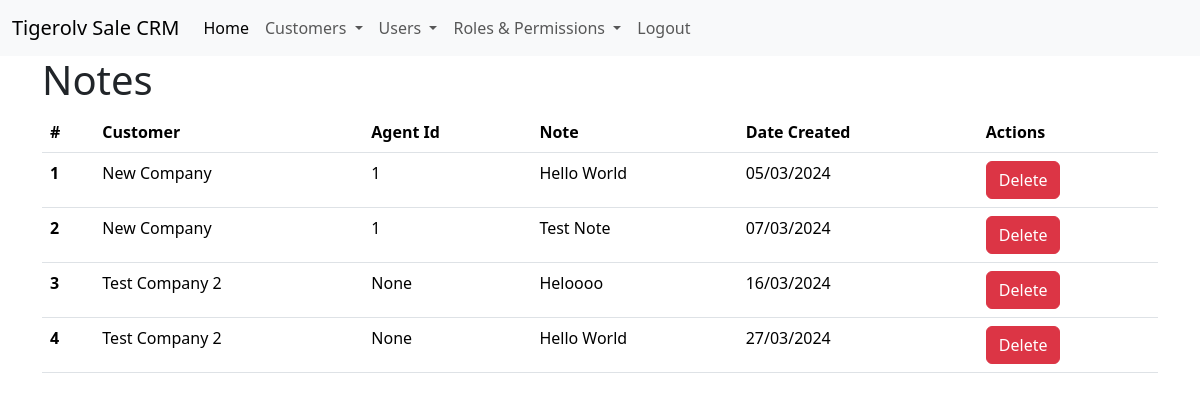
Screenshot of /customer/notes (signed in) with the database file from the repository.
### app/models.py (models this page shows, shortened)
class Note(db.Model):
    __tablename__ = 'note'
    NoteId = db.Column(db.Integer,primary_key=True)
    CustomerId = db.Column(db.Integer,db.ForeignKey('customer.CustomerId'))
    AgentId = db.Column(db.Integer,db.ForeignKey('user.UserId'))
    Note = db.Column(db.String(2000))
    DateCreated = db.Column(db.DateTime, default=datetime.now)

class Customer(db.Model):
    __tablename__ = 'customer'
    CustomerId = db.Column(db.Integer,primary_key=True)
    ProductId = db.Column(db.Integer)
    Name = db.Column(db.String(128))
    Description = db.Column(db.String(5000))
    Status = db.Column(db.String(64))
    ContactName = db.Column(db.String(128))
    ContactEmail = db.Column(db.String(128))
    ContactPhone = db.Column(db.String(64))
    AgentId = db.Column(db.Integer,db.ForeignKey('user.UserId'))
    DateCreated = db.Column(db.DateTime , default=datetime.utcnow)
    notes = db.relationship('Note',backref='customer',lazy='dynamic')

### app/main/views.py (the view)
@main.route('/customer/notes', methods=['GET'])
@login_required
@permission_required(Permission.VIEW)
def view_notes():
    try:
        logging.info('Rendering notes page')
        notes = Note.query.all()
        logging.info('Notes page rendered')
        return render_template('notes.html', notes=notes)
    except:
        logging.error('Issue rendering notes page')
        return render_template('error.html',message= 'There was an issue rendering notes page')

### app/auth/views.py (called while the page is built)
@auth.before_app_request
def before_request():
    if current_user.is_authenticated:
        if not current_user.Confirmed \
                and request.blueprint != 'auth' \
                and request.endpoint != 'static':
            return redirect(url_for('auth.unconfirmed'))

### app/models.py (called while the page is built)
    @login_manager.user_loader
    def load_user(user_id):
        return User.query.get(int(user_id))

    def can(self,permissions):
        return self.Role is not None and (self.Role & permissions) == permissions

### app/templates/notes.html
{% extends 'base.html' %}
{% block body %}
<div class="container">
    <div class="row">
        <div class="col-md-12">
            <h1>Notes</h1>
            <table class="table">
                <thead>
                    <tr>
                        <th scope="col">#</th>
                        <th scope="col">Customer</th>
                        <th scope="col">Agent Id</th>
                        <th scope="col">Note</th>
                        <th scope="col">Date Created</th>
                        <th scope="col">Actions</th>
                    </tr>
                </thead>
                <tbody>
                    {% for note in notes %}
                    <tr>
                        <th scope="row">{{ note.NoteId }}</th>
                        <td>{{ note.customer.Name }}</td>
                        <td>{{ note.AgentId }}</td>
                        <td>{{ note.Note }}</td>
                        <td>{{ note.DateCreated.strftime('%d/%m/%Y') }}</td>
                        <td>
                            <a href="/customer/note/delete/{{ note.NoteId }}" class="btn btn-danger">Delete</a>
                        </td>
                    </tr>
                    {% endfor %}
                </tbody>
            </table>
        </div>
    </div>
{% endblock %}

### rows the page displays
Note: NoteId "1", customer.Name "New Company", AgentId "1", Note "Hello World", DateCreated "05/03/2024"
Note: NoteId "2", customer.Name "New Company", AgentId "1", Note "Test Note", DateCreated "07/03/2024"
Note: NoteId "3", customer.Name "Test Company 2", AgentId "None", Note "Heloooo", DateCreated "16/03/2024"
Note: NoteId "4", customer.Name "Test Company 2", AgentId "None", Note "Hello World", DateCreated "27/03/2024"
